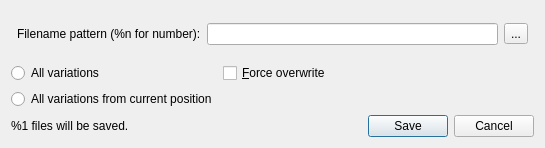
<?xml version="1.0" encoding="UTF-8"?>
<ui version="4.0">
 <class>MultiSaveDialog</class>
 <widget class="QWidget" name="MultiSaveDialog">
  <property name="geometry">
   <rect>
    <x>0</x>
    <y>0</y>
    <width>545</width>
    <height>148</height>
   </rect>
  </property>
  <property name="windowTitle">
   <string>Form</string>
  </property>
  <layout class="QGridLayout" name="gridLayout_2">
   <item row="0" column="0" colspan="2">
    <widget class="QWidget" name="widget" native="true">
     <layout class="QGridLayout" name="gridLayout">
      <property name="leftMargin">
       <number>6</number>
      </property>
      <property name="topMargin">
       <number>6</number>
      </property>
      <property name="rightMargin">
       <number>6</number>
      </property>
      <property name="bottomMargin">
       <number>6</number>
      </property>
      <item row="0" column="2">
       <widget class="QToolButton" name="fileOpenButton">
        <property name="toolTip">
         <string>Choose a file name template
You will need to add '%n&quot; somewhere in the template to indicate the position where the current number should be substituted.</string>
        </property>
        <property name="text">
         <string>...</string>
        </property>
        <property name="icon">
         <iconset resource="q4go.qrc">
          <normaloff>:/ClientWindowGui/images/clientwindow/fileopen.png</normaloff>:/ClientWindowGui/images/clientwindow/fileopen.png</iconset>
        </property>
       </widget>
      </item>
      <item row="0" column="0">
       <widget class="QLabel" name="label_2">
        <property name="text">
         <string>Filename pattern (%n for number):</string>
        </property>
       </widget>
      </item>
      <item row="0" column="1">
       <widget class="QLineEdit" name="fileTemplateEdit">
        <property name="toolTip">
         <string>File name template
This should be a filename, with &quot;%n&quot; somewhere to indicate where the current number should be substituted.</string>
        </property>
       </widget>
      </item>
     </layout>
    </widget>
   </item>
   <item row="1" column="0">
    <widget class="QRadioButton" name="allRadioButton">
     <property name="text">
      <string>All variations</string>
     </property>
    </widget>
   </item>
   <item row="2" column="0">
    <widget class="QRadioButton" name="someRadioButton">
     <property name="text">
      <string>All variations from current position</string>
     </property>
    </widget>
   </item>
   <item row="3" column="0">
    <widget class="QLabel" name="countLabel">
     <property name="text">
      <string>%1 files will be saved.</string>
     </property>
    </widget>
   </item>
   <item row="1" column="1">
    <widget class="QCheckBox" name="overwriteCheckBox">
     <property name="toolTip">
      <string>If checked, the Save button overwrites files without asking</string>
     </property>
     <property name="text">
      <string>&amp;Force overwrite</string>
     </property>
    </widget>
   </item>
   <item row="3" column="1">
    <widget class="QDialogButtonBox" name="buttonBox">
     <property name="standardButtons">
      <set>QDialogButtonBox::Cancel|QDialogButtonBox::Save</set>
     </property>
    </widget>
   </item>
  </layout>
 </widget>
 <resources>
  <include location="q4go.qrc"/>
 </resources>
 <connections/>
</ui>
